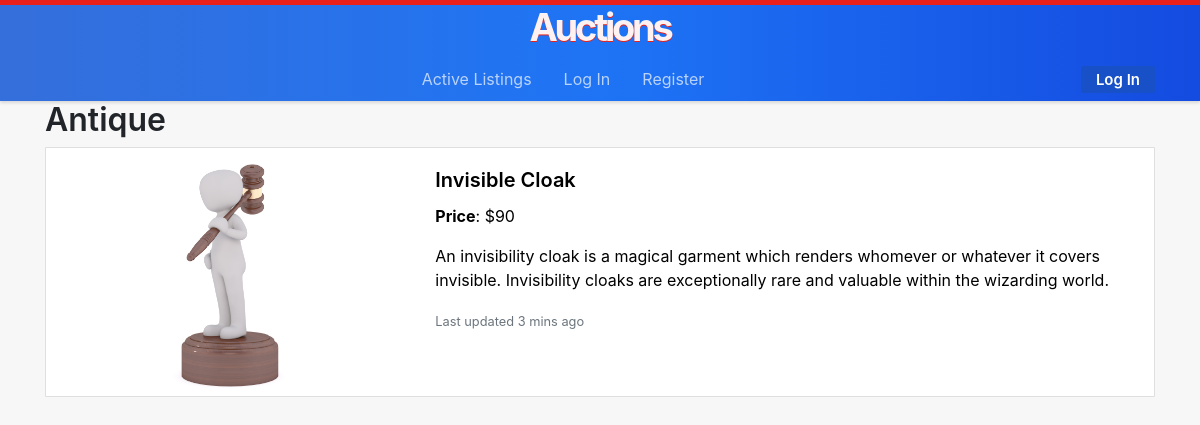
/categories/Antique, run on the app's committed database.
### auctions/models.py (models this page shows, shortened)
class AuctionList(models.Model):
    title = models.CharField(max_length=64)
    description = models.TextField(blank=True)
    image = models.ImageField(upload_to="images", default="images/default.jpg", blank=True)
    category = models.CharField(max_length=2, choices=Category.choices, default=Category.OTHER)
    active = models.BooleanField(null=False, default=True)
    start_bid = models.DecimalField(max_digits=10, decimal_places=2)
    date_created = models.DateTimeField(default=now)
    user = models.ForeignKey(User, on_delete=models.CASCADE, blank=True, null=True)
    watchlist = models.ManyToManyField(User, blank=True, related_name="watchlist")

### auctions/views.py (the view)
# urls.py: path("categories/<str:category>", views.category_view, name="category"),
def category_view(request, category):
    if category not in Category.labels:
        raise Http404("There is no category of such type")
    items = AuctionList.objects.filter(category=Category[category.upper()].value).annotate(max_price=Max('bid__price'))
    context = {
        "items": items,
        "category": category
    }
    return render(request, 'auctions/categoryview.html', context)

### auctions/templates/auctions/categoryview.html (shortened to what this page needs)
{% extends 'auctions/layout.html'%}
{% block body %}
<h2>{{ category }}</h2>
{% for a in items %}
    <a href="{% url 'aucview' a.id %}" class="card-link">
        <div class="card mb-3" style="height:250px;">
            <div class="row no-gutters">
              <div class="col-md-4">
                <img src="{{ a.image.url }}" class="card-img" alt="...">
              </div>
              <div class="col-md-8">
                <div class="card-body">
                  <h5 class="card-title">{{ a.title }}</h5>
                  <p class="card-text"><b>Price</b>: ${% if a.max_price %}{{ a.max_price }}{% else %}{{ a.start_bid }}{% endif %}</p>
                  <p class="card-text">{{ a.description }}</p>
                  <p class="card-text"><small class="text-muted">Last updated 3 mins ago</small></p>
                </div>
              </div>
            </div>
          </div>
    </a>
{% empty %}
    <p>No auctions for {{ category }}</p>
{% endfor %}
{% endblock %}

### auctions/static/auctions/styles.css (style rules this page uses)
body { padding: 0px; background-color: rgb(247, 247, 247); }
.card { border-radius: 1px; padding: 0; }
.card-img { width: 100%; max-height: 250px; object-fit: scale-down; padding: 4px; }
.card-link:link, .card-link:visited { color: black; text-decoration: none; }
h2 { font-weight: 600; }
h5 { font-weight: 600; }

### data on the page
AuctionList: image (placeholder picture), title "Invisible Cloak", max_price "90", description "An invisibility cloak is a magical garment which renders whomever or whatever it covers invisible. Invisibility cloaks are exceptionally rare and valuable within the wizarding world."

### other printed values
{{ category }} "Antique"
